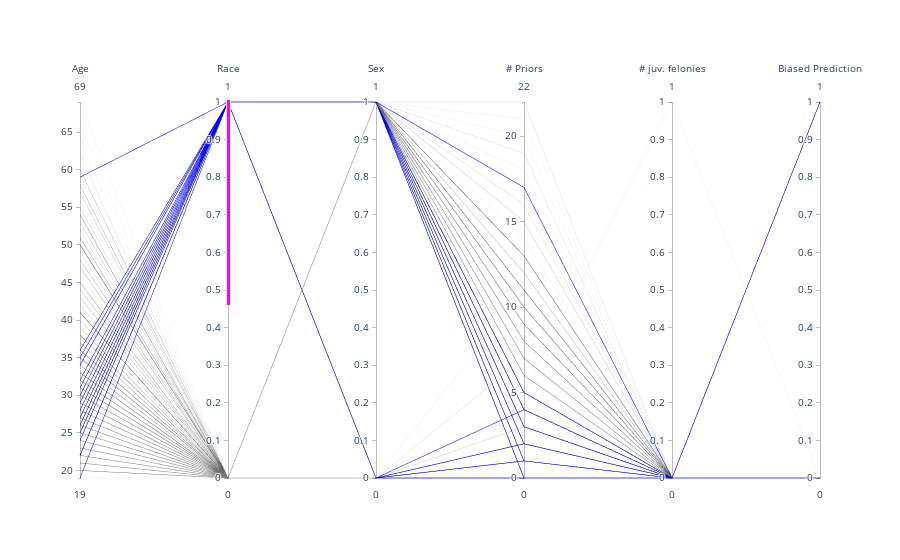
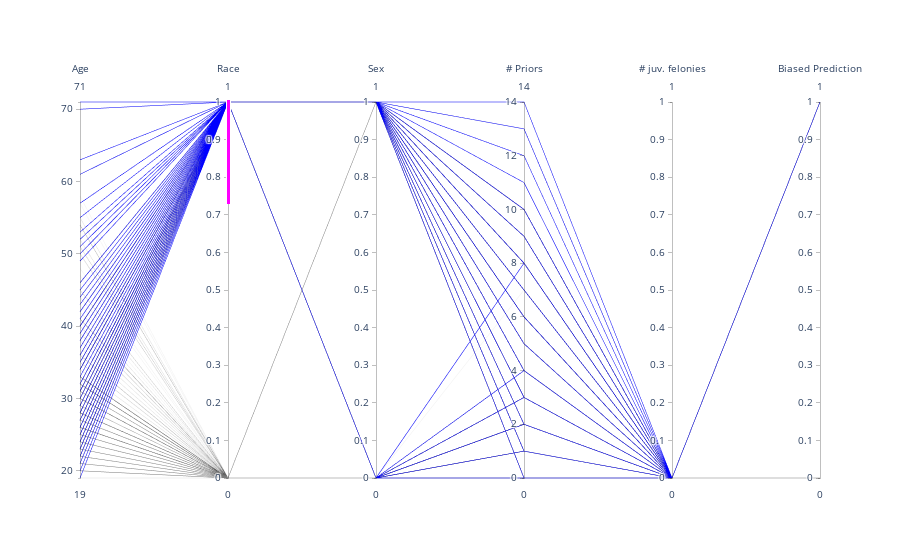

The notebook cell these images were saved under, in order:
### Code cell
import plotly.graph_objects as go

fig = go.Figure(data=
    go.Parcoords(
        line_color='blue',
        dimensions = list([
            dict(range = [data.age.min(), data.age.max()],
                 constraintrange = [1,2], # change this range by dragging the pink line
                 label = 'Age', values = data.age),
            
            dict(range = [0,1],
                 label = 'Race', values = data.race,
                 ticktext = ['Black', 'White']),
            
            dict(range = [0,1],
                 label = 'Sex', values = data.sex,
                 ticktext = ['Female', 'Male']),
            
            dict(range = [data.priors_count.min(), data.priors_count.max() ],
                 label = '# Priors', values = data.priors_count),
            
            dict(range = [data.juv_fel_count.min(), data.juv_fel_count.max()],
                 label='# juv. felonies', values = data.juv_fel_count
            ),
            dict(range = [data.biased_pred.min(), data.biased_pred.max()],
                 label='Biased Prediction', values = data.biased_pred
            )
        ])
    )
)
fig.show()

fig = go.Figure(data=
    go.Parcoords(
        line_color='blue',
        dimensions = list([
            dict(range = [data_lfr.age.min(), data_lfr.age.max()],
                 constraintrange = [1,2], # change this range by dragging the pink line
                 label = 'Age', values = data_lfr.age),
            
            dict(range = [0,1],
                 label = 'Race', values = data_lfr.race,
                 ticktext = ['Black', 'White']),
            
            dict(range = [0,1],
                 label = 'Sex', values = data_lfr.sex,
                 ticktext = ['Female', 'Male']),
            
            dict(range = [data_lfr.priors_count.min(), data_lfr.priors_count.max() ],
                 label = '# Priors', values = data_lfr.priors_count),
            
            dict(range = [0, 1],
                 label='# juv. felonies', values = data_lfr.juv_fel_count
            ),
            dict(range = [data_lfr.biased_pred.min(), data_lfr.biased_pred.max()],
                 label='Biased Prediction', values = data_lfr.biased_pred
            )
        ])
    )
)
fig.show()

### Figure 1 — Plotly figure (JSON) as saved in the notebook; plotly's stock layout.template omitted (floating-point values rounded to 4 significant figures; data arrays with more than 128 entries replaced by an {"elided": "..."} marker saying what was removed)
{"data": [{"dimensions": [{"label": "Age", "range": [19, 69], "values": {"elided": "570 int values"}}, {"constraintrange": [0.4608, 1.361], "label": "Race", "range": [0, 1], "ticktext": ["Black", "White"], "values": {"elided": "570 int values"}}, {"label": "Sex", "range": [0, 1], "ticktext": ["Female", "Male"], "values": {"elided": "570 int values"}}, {"label": "# Priors", "range": [0, 22], "values": {"elided": "570 int values"}}, {"label": "# juv. felonies", "range": [0, 1], "values": {"elided": "570 int values"}}, {"label": "Biased Prediction", "range": [0, 1], "values": {"elided": "570 int values"}}], "line": {"color": "blue"}, "type": "parcoords"}], "layout": {"autosize": true}}

### Figure 2 — Plotly figure (JSON) as saved in the notebook; plotly's stock layout.template omitted (floating-point values rounded to 4 significant figures; data arrays with more than 128 entries replaced by an {"elided": "..."} marker saying what was removed)
{"data": [{"dimensions": [{"label": "Age", "range": [19, 71], "values": {"elided": "535 int values"}}, {"constraintrange": [0.7281, 1.408], "label": "Race", "range": [0, 1], "ticktext": ["Black", "White"], "values": {"elided": "535 int values"}}, {"label": "Sex", "range": [0, 1], "ticktext": ["Female", "Male"], "values": {"elided": "535 int values"}}, {"label": "# Priors", "range": [0, 14], "values": {"elided": "535 int values"}}, {"label": "# juv. felonies", "range": [0, 1], "values": {"elided": "535 int values"}}, {"label": "Biased Prediction", "range": [0, 1], "values": {"elided": "535 int values"}}], "line": {"color": "blue"}, "type": "parcoords"}], "layout": {"autosize": true}}
